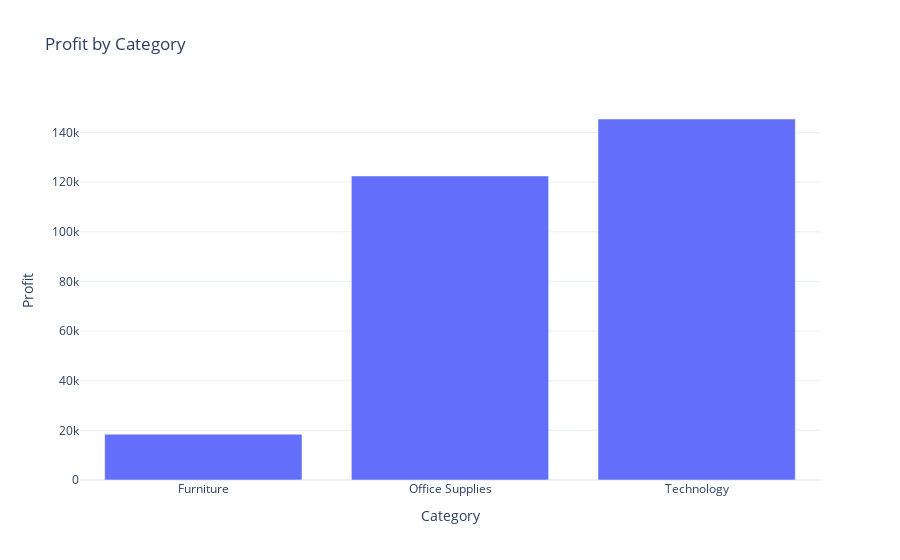

Notebook source saved alongside this figure:
### Code cell
fig = px.bar(profit_by_category,
             x = 'Category',
             y = 'Profit',
             title = 'Profit by Category')
fig.show()

### Figure 1 — Plotly figure (JSON) as saved in the notebook; plotly's stock layout.template omitted (floating-point values rounded to 4 significant figures)
{"data": [{"alignmentgroup": "True", "hovertemplate": "Category=%{x}<br>Profit=%{y}<extra></extra>", "legendgroup": "", "marker": {"color": "#636efa", "pattern": {"shape": ""}}, "name": "", "offsetgroup": "", "orientation": "v", "showlegend": false, "textposition": "auto", "type": "bar", "x": ["Furniture", "Office Supplies", "Technology"], "xaxis": "x", "y": [18450.0, 122500.0, 145500.0], "yaxis": "y"}], "layout": {"autosize": true, "barmode": "relative", "legend": {"tracegroupgap": 0}, "title": {"text": "Profit by Category"}, "xaxis": {"anchor": "y", "autorange": true, "domain": [0, 1], "range": [-0.5, 2.5], "title": {"text": "Category"}, "type": "category"}, "yaxis": {"anchor": "x", "autorange": true, "domain": [0, 1], "range": [0, 153100.0], "title": {"text": "Profit"}, "type": "linear"}}}
